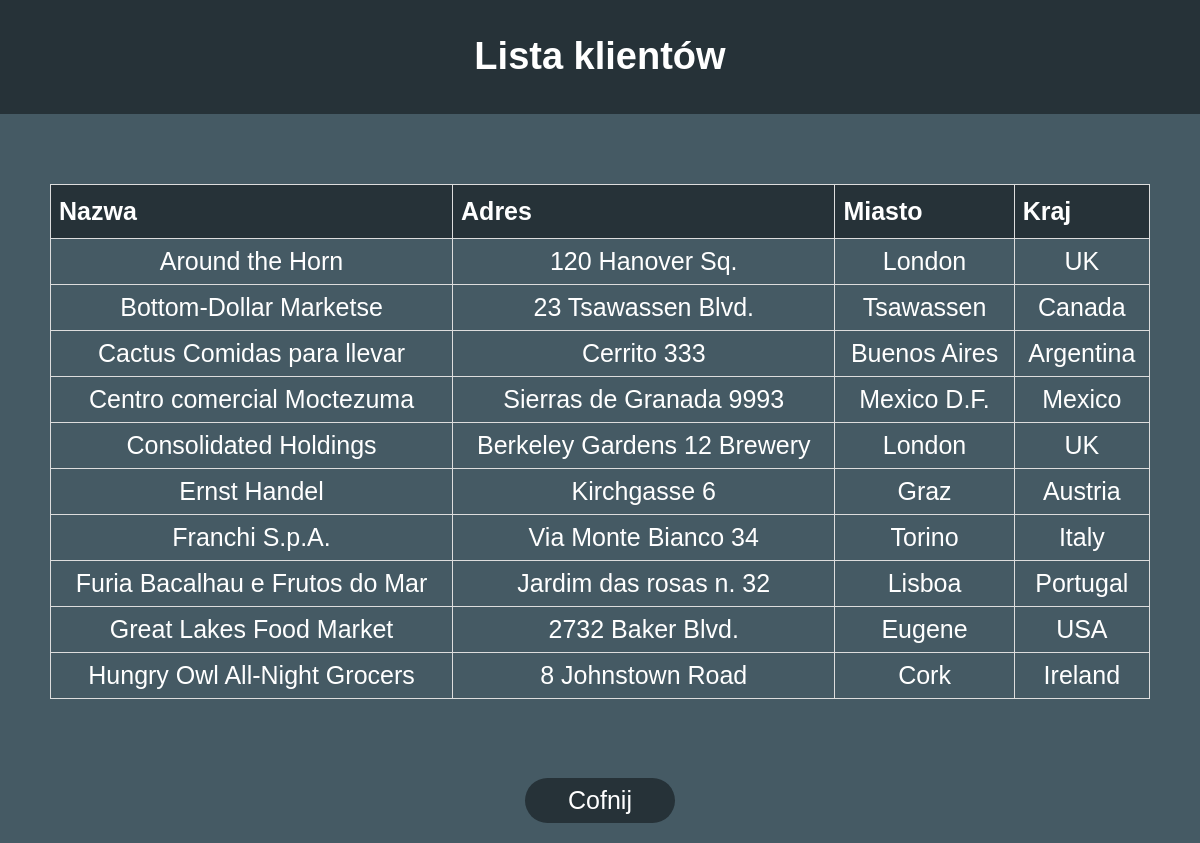
The page /wyswietlTabela.php on the database as committed earlier.
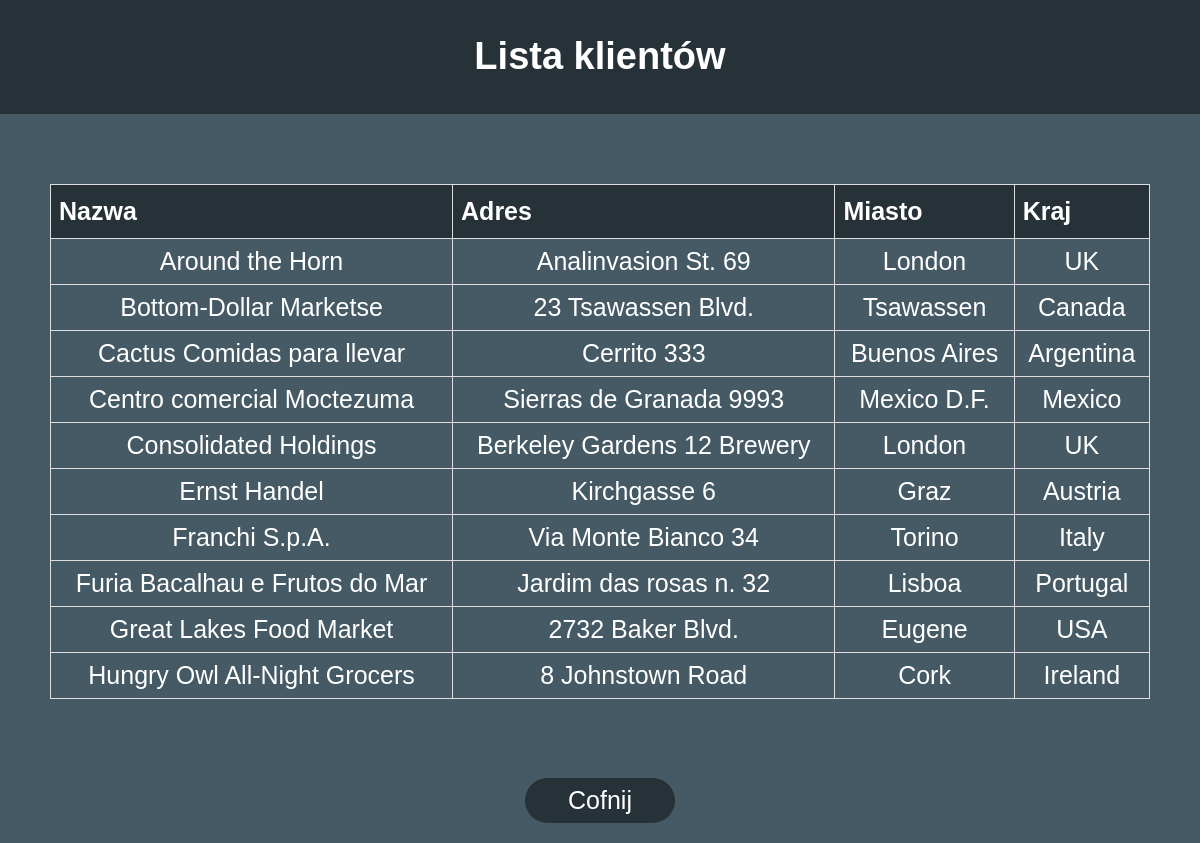
The same page on the database as committed later.
### tables this page shows
CREATE TABLE `klienci` (
  `id` int(11) NOT NULL COMMENT 'klucz główny',
  `nazwa` varchar(50) NOT NULL COMMENT 'nazwa klienta',
  `adres` varchar(50) NOT NULL COMMENT 'adres klienta',
  `miasto` varchar(50) NOT NULL COMMENT 'miasto',
  `kraj` varchar(30) NOT NULL COMMENT 'kraj'
);

### wyswietlTabela.php (the view, shortened to what this page needs)
<!DOCTYPE html>
<html lang="pl">
<head>
    <link rel="stylesheet" href="/CSS/style.css">
</head>
<body>
    <div class="header" id="header">
        <h1>Lista klientów</h1>
    </div>
    <div class="content">
    <div class="tabela">
       <?php
            $connection = new mysqli('localhost', 'root', '', 'cd4ti');
            $result = $connection->query("SELECT nazwa, adres, miasto, kraj FROM klienci;");
            echo "<table id='tabela'>";
            echo "<tr> <th>Nazwa</th> <th>Adres</th> <th>Miasto</th> <th>Kraj</th> </tr>";
            while($tab = $result->fetch_assoc()){
                echo "<tr> <td>" .$tab['nazwa'] ."</td> <td>" .$tab['adres'] ."</td> <td>" .$tab['miasto'] ."</td> <td>" .$tab['kraj'] ."</td> </tr>";
            }
            echo "</table><br>";
        ?>
        <button class="formInputBtn" id="confnijBtn"><a href ="<?php echo $_SERVER['HTTP_REFERER'];?>">Cofnij</a></button>
    </div>
    </div>
</body>
</html>

### CSS/style.css (style rules this page uses)
* { box-sizing: border-box; -webkit-box-sizing: border-box; }
body { margin: 0; background: #455A64; color: white; font-size: 20px; text-align: center; font-family: Verdana, Geneva, Tahoma, sans-serif; }
.header { background: #263238; width: 100%; position: sticky; position: -webkit-sticky; padding-top: 10px; padding-bottom: 10px; top: 0; transition: 0.2s; font-size: 19px; }
.content { width: 100%; margin-top: 70px; font-size: 25px; text-align: center; }
.formInputBtn { border-radius: 25px; border: 0; margin-bottom: 20px; font-size: 25px; background: #263238; color: white; width: 150px; height: 45px; }
a { text-decoration: none; color: white; }
a:link { text-decoration: none; color: white; }
#tabela { border-collapse: collapse; width: 100%; }
#tabela td, #tabela th { border: 1px solid #ddd; padding: 8px; }
#tabela tr:nth-child(even) { background-color: #455A64; }
#tabela th { padding-top: 12px; padding-bottom: 12px; text-align: left; background-color: #263238; color: white; }
.tabela { margin-top: auto; margin-left: 50px; margin-right: 50px; }
#confnijBtn { margin-top: 50px; }

Rows that differ between the two databases and show on the page:
changed klienci "Around the Horn": adres "120 Hanover Sq." → "Analinvasion St. 69"
